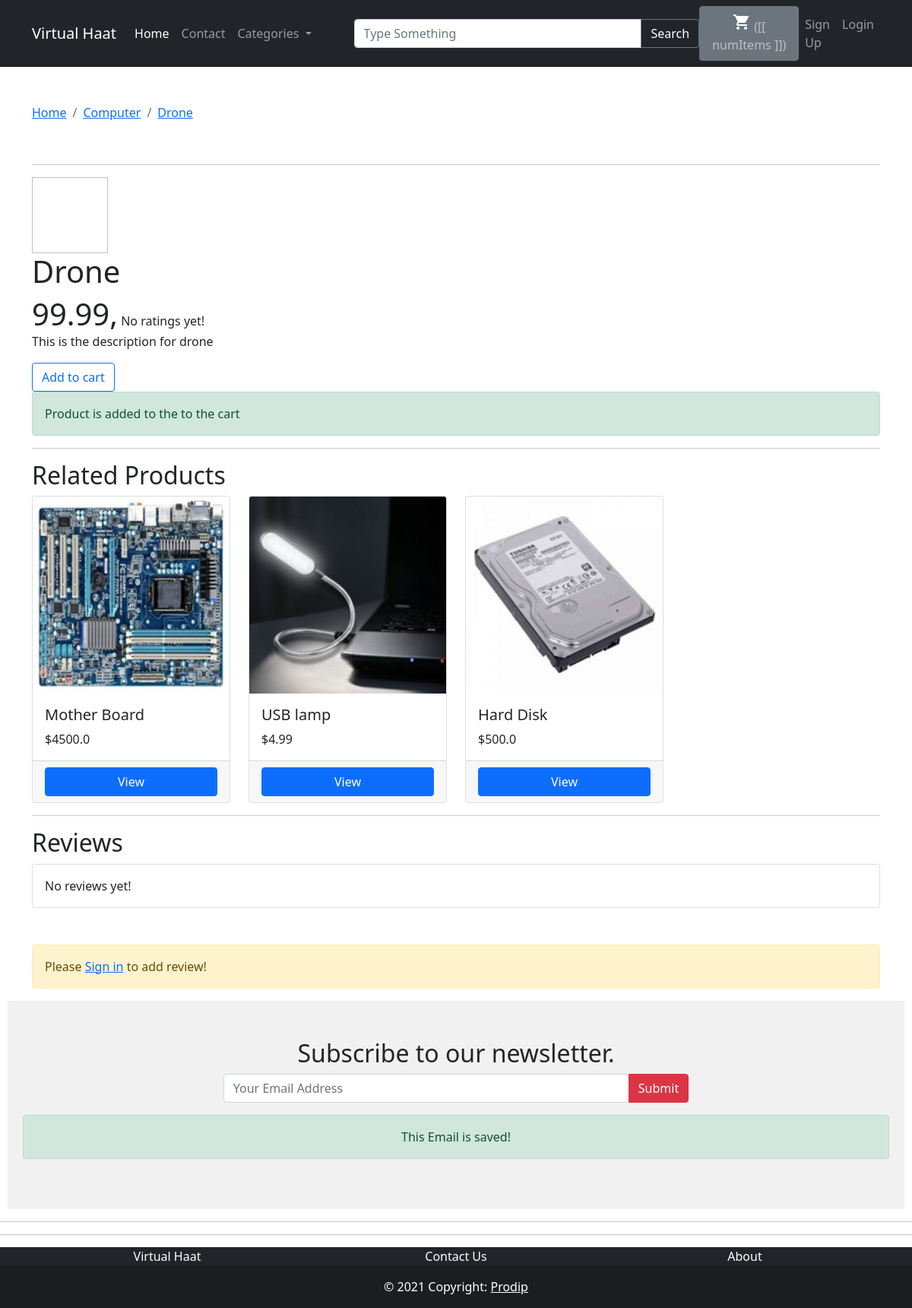
Screenshot of /computer/drone/ with the database file from the repository.
### apps/store/models.py (models this page shows, shortened)
class Product(models.Model):
    category = models.ForeignKey(Category, related_name='products', on_delete=models.CASCADE)
    parent = models.ForeignKey('self', related_name='variants', on_delete=models.CASCADE, blank=True, null=True)
    title = models.CharField(max_length=255)
    slug = models.SlugField(max_length=255)
    description = models.TextField(blank=True, null=True)
    price = models.FloatField()
    date_added = models.DateTimeField(auto_now_add=True)
    is_featured = models.BooleanField(default=False)
    num_available = models.IntegerField(default=1)
    num_visits = models.IntegerField(default=0)
    last_visit = models.DateTimeField(blank=True, null=True)
    image = models.ImageField(upload_to='uploads/', blank=True, null=True)
    thumbnail = models.ImageField(upload_to='thumbnails/', blank=True, null=True)
    class Meta:
        ordering = ('-date_added',)
    def save(self, *args, **kwargs):
        self.thumbnail = self.make_thumbnail(self.image)
        super().save(*args, **kwargs)
    def make_thumbnail(self, image, size=(300,200)):
        img = Image.open(image)
        img.convert('RGB')
        img.thumbnail(size)
        thumb_io = BytesIO()
        img.save(thumb_io, 'JPEG', quality=85)
        thumbnail = File(thumb_io, name=image.name)
        return thumbnail
    def get_rating(self):
        total = sum(int(review['stars']) for review in self.reviews.values())
        if self.reviews.count() > 0:
            return total / self.reviews.count()
        else:
            return 0

class Category(models.Model):
    parent = models.ForeignKey('self', related_name='children', on_delete=models.CASCADE, blank=True,null=True)
    title = models.CharField(max_length=255)
    slug = models.SlugField(max_length=255)
    ordering = models.IntegerField(default=0)
    is_featured = models.BooleanField(default=False)
    class Meta:
        verbose_name_plural = 'Categories'
        ordering = ('ordering',)

### apps/store/views.py (the view)
# urls.py: path('<slug:category_slug>/<slug:slug>/', product_detail, name='product_detail'),
def product_detail(request, category_slug ,slug):
    product = get_object_or_404(Product, slug=slug)
    product.num_visits = product.num_visits + 1
    product.last_visit = datetime.now()
    product.save()
    if request.method == 'POST' and request.user.is_authenticated:
        stars = request.POST.get('stars', 3)
        content = request.POST.get('content', '')
        review = ProductReview.objects.create(product=product, user=request.user, stars=stars, content=content)
        return redirect('product_detail', category_slug=category_slug, slug=slug)
    related_products = list(product.category.products.filter(parent=None).exclude(id=product.id))
    if len(related_products)>=3:
        related_products = random.sample(related_products, 3)
    if product.parent:
        return redirect('product_detail', category_slug=category_slug, slug=product.parent.slug)
    imagesstring = "{'thumbnail': '%s', 'image': '%s'}," %(product.thumbnail.url, product.image.url)
    for image in product.images.all():
        imagesstring = imagesstring + ("{'thumbnail': '%s', 'image': '%s'}," %(image.thumbnail.url, image.image.url))
    cart = Cart(request)
    if cart.has_product(product.id):
        product.in_cart = True
    else:
        product.in_cart = False
    context = {
        'product': product,
        'imagesstring': imagesstring,
        'related_products': related_products,
    }
    return render(request, 'product_detail.html', context)

### apps/cart/cart.py (called while the page is built)
    def has_product(self, product_id):
        if str(product_id) in self.cart:
            return True
        else:
            return False

    def get_total_length(self):
        if self.cart.values():
            return sum(int(item['quantity']) for item in self.cart.values())
        else:
            return 0

    def get_total_cost(self):
        try:
            return sum(float(item['total_price']) for item in self.cart.values())
        except Exception:
            return 0

### apps/cart/context_processors.py (called while the page is built)
def cart(request):
    return {'cart': Cart(request)}

### apps/store/context_processors.py (called while the page is built)
def menu_categories(request):
    categories = Category.objects.filter(parent=None)
    return {'menu_categories':categories}

### apps/store/templates/product_detail.html (shortened to what this page needs)
{% extends 'base.html' %}
{% block content %}
<div id="productapp" class="mt-5">
<nav aria-label="breadcrumb">
      <ol class="breadcrumb">
        <li class="breadcrumb-item"><a href="{% url 'frontpage' %}">Home</a></li>
            <li class="breadcrumb-item" aria-current="page">
                <a href="{% url 'category_detail' product.category.slug %}">{{ product.category.title }}</a>
            </li>
            <li class="breadcrumb-item active" aria-current="page">
                <a href="{% url 'product_detail' product.category.slug product.slug %}">{{ product.title }}</a>
            </li>
      </ol>
    </nav>
    {% if product.image %}
        {% if product.images.all %}
        <hr>
            <div class="row">
            <div class="col-2" v-for="image in images">
                <img width="100" height="100" :src="image.thumbnail" @click="changeMainImage(image.image)">
            </div>
            </div>
        {% endif %}
    {% endif %}
    <h1>{{ product.title }}</h1>
    <span class="display-6">{{ product.price }},</span>
    {% if product.get_rating == 0 %}
        No ratings yet!
    {% else %}
        <span class="text-success"> Rating:{{ product.get_rating|floatformat:1 }} star</span>
    {% endif %}
    {% if product.description %}
        <p>{{ product.description }}</p>
    {% endif %}
    {% if product.variants.all %}
        <h2>Add to cart</h2>
        <div class="col-sm-6">
        <table class="table table-striped">
            <tbody class="align-middle">
            <tr>
            <td>
                {% if product.thumbnail.url %}
                    <img width="100" src="{{ product.thumbnail.url }}">
                {% endif %}
            </td>
            <td>
                <strong>{{ product.title }}</strong>
            </td>
            <td>
                {% if product.in_cart %}
                    <p>Already in cart!</p>
                {% else %}
                    {% if product.num_available > 0 %}
                        <button class="btn btn-outline-primary" @click="addToCart({{ product.id }})">Add to cart</button>
                    {% else %}
                        <p>The Product is out of stock!</p>
                    {% endif %}
                {% endif %}
            </td>
            </tr>
            {% for variant in product.variants.all %}
                <tr>
                    <td>
                        {% if variant.thumbnail.url %}
                            <img width="100" src="{{ variant.thumbnail.url }}">
                        {% endif %}
                    </td>
                    <td>
                        <strong>{{ variant.title }}</strong>
                    </td>
                    <td>
                        {% if variant.in_cart %}
                            <p>Already in cart!</p>
                        {% else %}
                            {% if variant.num_available > 0 %}
                                <button class="btn btn-outline-primary" @click="addToCart({{ variant.id }})">Add to cart</button>
                            {% else %}
                                <p>The Product is out of stock!</p>
                            {% endif %}
                        {% endif %}
                    </td>
                </tr>
            {% endfor %}
            </tbody>
        </table>
        </div>
    {% else %}
        {% if product.in_cart %}
            <p>Already in cart!</p>
        {% else %}
            {% if product.num_available > 0 %}
                <button class="btn btn-outline-primary" @click="addToCart({{ product.id }})">Add to cart</button>
            {% else %}
                <p>The Product is out of stock!</p>
            {% endif %}
        {% endif %}
    {% endif %}
    <div v-if="showMessage">
        <p class="alert alert-success">Product is added to the to the cart</p>
    </div>
    <hr>
    <h2>Related Products</h2>
    {% with related_products as list_products %}
        {% include 'parts/product_list.html' %}
    {% endwith %}
    <hr>
    <h2>Reviews</h2>
        {% for review in product.reviews.all %}
                <div class="card mb-3">
                <div class="card-header">
                    Date: <strong>{{ review.date_added|date:'Y-m-d' }}</strong>,
                    Stars: <strong>{{ review.stars }}</strong>,
                </div>
                <div class="card-body">
                    {{ review.content }}
                </div>
                <div class="card-footer">
                    {{ review.user }}
                </div>
            </div>
                {% empty %}
                <div class="card">
                    <div class="card-body">
                        No reviews yet!
                    </div>
                </div>
        {% endfor %}
    <div class="mt-5">
        {% if request.user.is_authenticated %}
        <div class="col-md-8 offset-md-2">
            <form class="form" method="POST">
            <h2>Add Review</h2><br>
            {% csrf_token %}
                <div class="row">
                <label class="col-sm-1 form-label" for="stars">Stars</label>
                    <div class="col-sm-5">
                        <select id="stars" class="form-select" name="stars">
                            <option value="1">1</option>
                            <option value="2">2</option>
                            <option value="3" selected>3</option>
                            <option value="4">4</option>
                            <option value="5">5</option>
                        </select>
                    </div>
                </div>
                <div class="mt-3 mb-2">
                    <label class="form-label" for="opinion">Your Opinion:</label>
                    <textarea id="opinion" class="form-control" name="content" style="height: 200px;"></textarea>
                </div>
                <div class="d-grid d-flex justify-content-end">
                    <button class="col-4 btn btn-success" type="submit">Submit</button>
                </div>
            </form>
        </div>
    {% else %}
        <p class="alert alert-warning">Please <a href="{% url 'login' %}">Sign in</a> to add review!</p>
    </div>
    {% endif %}
</div>
{% endblock %}

### apps/store/templates/parts/product_list.html
<div class="row">
{% for p in list_products %}
    <div class="col-sm-3">
        <div class="card">
            {% if p.image %}
                <img src="{{ p.thumbnail.url }}" class="card-img-top" alt="...">
            {% endif %}
          <div class="card-body">
            <h5 class="card-title">{{ p.title }}</h5>
            <p class="card-text">${{ p.price }}</p>
          </div>
          <div class="card-footer">
              <div class="d-grid gap-2">
                <a href="{% url 'product_detail' p.category.slug p.slug %}" class="btn btn-primary">View</a>
              </div>
          </div>
        </div>
    </div>
{% endfor %}
</div>

### rows the page displays
Product: category "Computer", title "Drone", price "99.99", description "This is the description for drone"
Product: thumbnail (picture), title "Mother Board", price "4500.0"
Product: thumbnail (picture), title "USB lamp", price "4.99"
Product: thumbnail (picture), title "Hard Disk", price "500.0"
